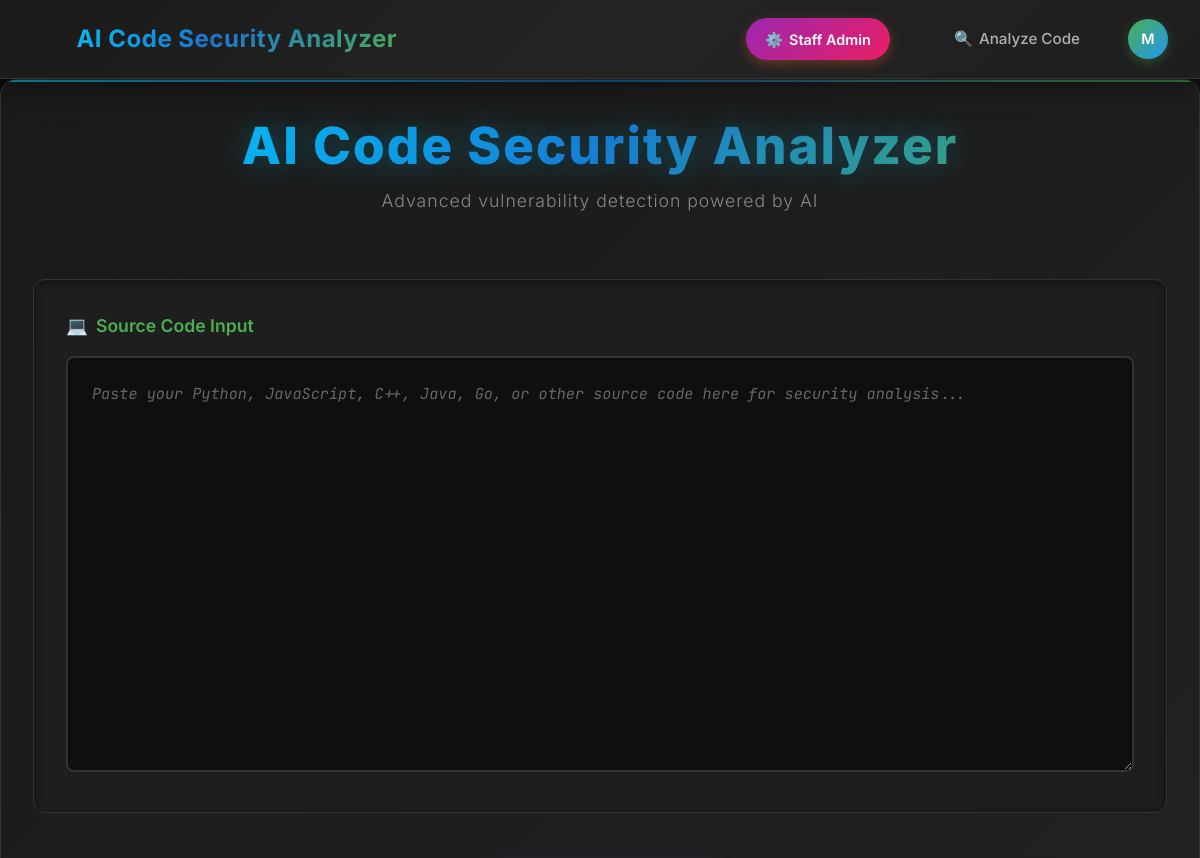
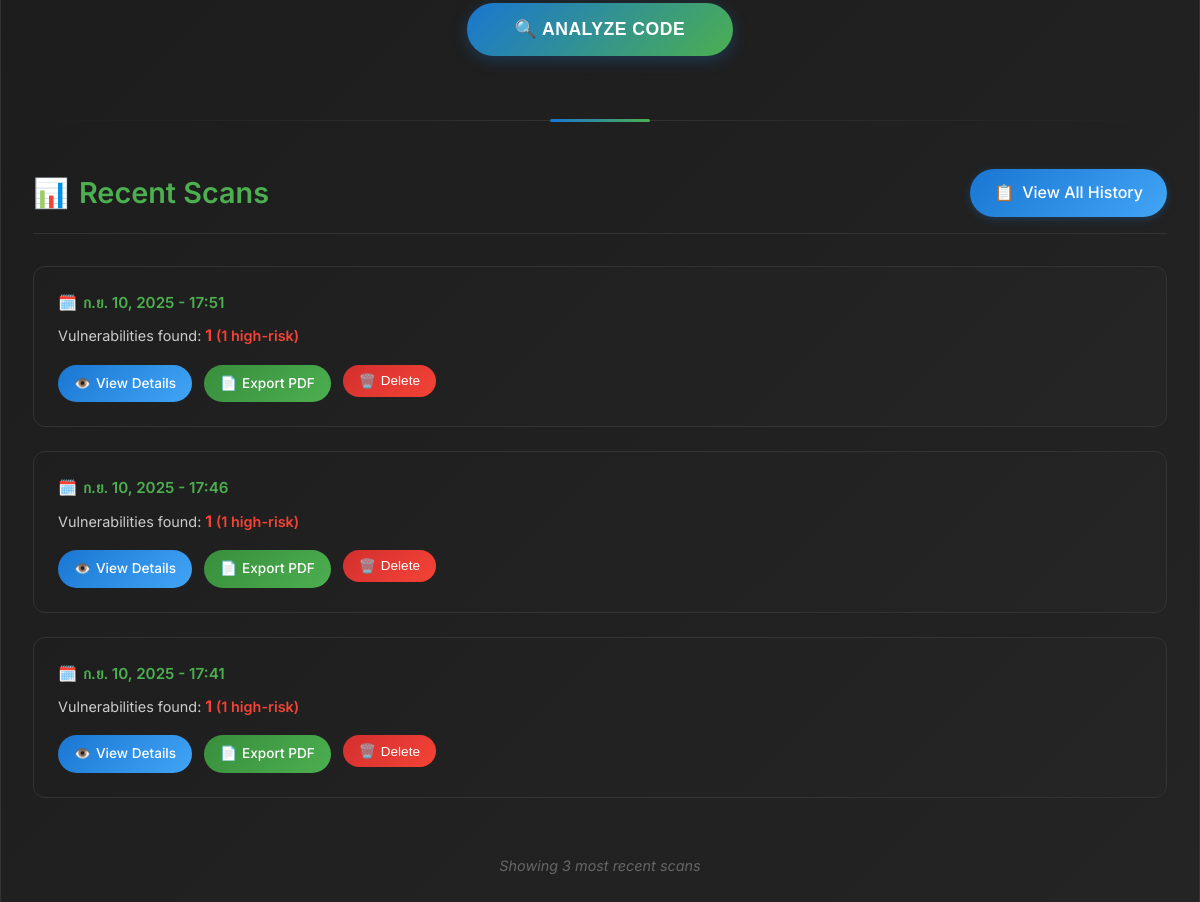
/index/ (signed in), run on the app's committed database (2 pictures, top to bottom).
### scp4/models.py (models this page shows, shortened)
class ScanResult(models.Model):
    user = models.ForeignKey(
        User,
        on_delete=models.CASCADE,
        related_name='scan_results',
        db_index=True,
        verbose_name="ผู้ใช้"
    )
    scanned_at = models.DateTimeField(
        auto_now_add=True,
        db_index=True,
        verbose_name="วันที่และเวลาที่สแกน"
    )
    scanned_code = models.TextField(verbose_name="โค้ดที่ถูกสแกน")
    analysis_result_raw = models.TextField(
        blank=True,
        null=True,
        verbose_name="ผลลัพธ์ดิบจาก AI"
    )
    ai_model_used = models.CharField(
        max_length=100,
        default="deepseek-coder:6.7b",
        verbose_name="AI Model ที่ใช้"
    )
    total_vulnerabilities = models.PositiveIntegerField(
        default=0,
        verbose_name="จำนวนช่องโหว่รวม"
    )
    critical_severity_count = models.PositiveIntegerField(
        default=0,
        verbose_name="Critical"
    )
    high_severity_count = models.PositiveIntegerField(
        default=0,
        verbose_name="High"
    )
    medium_severity_count = models.PositiveIntegerField(
        default=0,
        verbose_name="Medium"
    )
    low_severity_count = models.PositiveIntegerField(
        default=0,
        verbose_name="Low"
    )
    info_severity_count = models.PositiveIntegerField(
        default=0,
        verbose_name="Info"
    )
    class Meta:
        verbose_name = "ผลลัพธ์การสแกน"
        verbose_name_plural = "ผลลัพธ์การสแกน"
        ordering = ['-scanned_at']
        indexes = [
            models.Index(fields=['user', '-scanned_at']),
            models.Index(fields=['total_vulnerabilities']),
            models.Index(fields=['scanned_at']),
        ]

### scp4/views.py (the view)
# urls.py: path('index/', views.index, name='index'),
@login_required
def index(request):
    recent_scans = ScanResult.objects.filter(user=request.user).order_by('-scanned_at')[:3]
    context = {'recent_scans': recent_scans}
    return render(request, 'scp4/index.html', context)

### scp4/templates/scp4/index.html (shortened to what this page needs)
{% extends "scp4/base.html" %}
{% load static %}
{% block content %}
<div class="main-header">
    <h1 class="main-title">AI Code Security Analyzer</h1>
    <p class="main-subtitle">Advanced vulnerability detection powered by AI</p>
</div>
<div id="scan-input-area">
    <div class="input-section">
        <label class="input-label" for="code-input">
            <span>💻</span>
            Source Code Input
        </label>
        <textarea
            id="code-input"
            rows="15"
            placeholder="Paste your Python, JavaScript, C++, Java, Go, or other source code here for security analysis..."
        ></textarea>
    </div>
    <div class="analyze-button-container">
        <button id="analyze-button" class="btn btn-primary">
            <span>🔍</span> Analyze Code
        </button>
    </div>
</div>
<div class="section-divider"></div>
<div class="history-header">
    <h2 class="history-title">
        <span>📊</span>
        Recent Scans
    </h2>
    <a href="{% url 'scp4:scan_history' %}" class="view-all-btn">
        <span>📋</span>
        View All History
    </a>
</div>
<div class="history-grid">
    {% if recent_scans %}
        {% for result in recent_scans %}
        <div class="history-item" data-scan-id="{{ result.id }}">
            <div class="history-info">
                <div class="history-details">
                    <div class="scan-date">
                        <span>🗓️</span>
                        {{ result.scanned_at|date:"M d, Y - H:i" }}
                    </div>
                    <div class="vulnerability-summary">
                        Vulnerabilities found:
                        <span class="vulnerability-count {% if result.total_vulnerabilities == 0 %}count-safe{% elif result.high_severity_count > 0 %}count-danger{% else %}count-warning{% endif %}">
                            {{ result.total_vulnerabilities|default:0 }}
                        </span>
                        {% if result.high_severity_count > 0 %}
                            <span style="color: #f44336; font-weight: 600;">({{ result.high_severity_count }} high-risk)</span>
                        {% endif %}
                    </div>
                </div>
            </div>
            <div class="history-actions">
                <a href="{% url 'scp4:view_scan_result' result.id %}" class="action-btn btn-view">
                    <span>👁️</span> View Details
                </a>
                <a href="{% url 'scp4:export_scan_report_pdf' result.id %}" target="_blank" class="action-btn btn-export">
                    <span>📄</span> Export PDF
                </a>
                <form action="{% url 'scp4:delete_scan_result' result.id %}" method="get" style="display: inline-block;"
                      onsubmit="return confirm('Are you sure you want to delete this scan result?')">
                    <button type="submit" class="action-btn btn-delete">
                        <span>🗑️</span> Delete
                    </button>
                </form>
            </div>
        </div>
        {% endfor %}
        {% if recent_scans|length == 3 %}
        <div style="text-align: center; margin-top: 1rem; padding: 1rem; color: #666; font-style: italic; font-size: 0.9em;">
            Showing 3 most recent scans
        </div>
        {% endif %}
    {% else %}
        <div class="empty-state">
            <div class="empty-icon">🔍</div>
            <div class="empty-title">No Scans Yet</div>
            <div class="empty-subtitle">Start by pasting your code above and clicking "Analyze Code"</div>
        </div>
    {% endif %}
</div>
{% endblock content %}

### scp4/templates/scp4/base.html (shortened to what this page needs)
<!DOCTYPE html>
<html lang="th">
<head>
    {% load static %}
</head>
<body>
    <nav class="navbar">
    <a href="{% url 'scp4:home' %}" class="navbar-brand">AI Code Security Analyzer</a>
    <div class="navbar-nav">
        {% if user.is_authenticated %}
            {% if user.is_staff %}
                <a href="{% url 'scp4:custom_admin' %}" class="admin-btn" style="background: linear-gradient(135deg, #9c27b0, #e91e63); margin-right: 1rem;">
                    {% if user.is_superuser %}
                        <span>👑</span> System Admin
                    {% else %}
                        <span>⚙️</span> Staff Admin
                    {% endif %}
                </a>
            {% endif %}
            <a href="{% url 'scp4:index' %}" class="nav-link">
                <span>🔍</span> Analyze Code
            </a>
            <div class="user-dropdown">
                <div class="user-avatar" onclick="toggleDropdown()">
                    {{ user.username|slice:":1"|upper }}
                </div>
            </div>
        {% endif %}
    </div>
</nav>
    <main class="content">
        {% block content %}{% endblock %}
    </main>
</body>
</html>

### scp4/templates/scp4/base.html (style rules this page uses)
* { box-sizing: border-box; }
a, a:hover, a:focus, a:active, a:visited { text-decoration: none !important; }
button, button:hover, button:focus, button:active { text-decoration: none !important; outline: none; }
body { font-family: 'Inter', -apple-system, BlinkMacSystemFont, sans-serif; margin: 0; background: linear-gradient(135deg, #0f0f0f 0%, #1a1a1a 100%); color: #e0e0e0; min-height: 100vh; display: flex; flex-direction: column; line-height: 1.6; font-feature-settings: 'liga' 1, 'kern' 1; }
.navbar { background: linear-gradient(135deg, #1a1a1a 0%, #242424 50%, #1e1e1e 100%); padding: 1rem 2rem; display: flex; justify-content: space-between; align-items: center; color: white; box-shadow: 0 8px 32px rgba(0, 0, 0, 0.4), 0 2px 8px rgba(0, 0, 0, 0.2); border-bottom: 1px solid #333; position: sticky; top: 0; z-index: 1000; backdrop-filter: blur(10px); }
.navbar-brand { font-size: 1.5em; font-weight: 700; background: linear-gradient(135deg, #00d4ff 0%, #1976d2 50%, #4caf50 100%); -webkit-background-clip: text; -webkit-text-fill-color: transparent; text-decoration: none; letter-spacing: 0.5px; transition: all 0.3s ease; display: flex; align-items: center; gap: 8px; }
.navbar-brand::before { content: '🔒'; font-size: 1.2em; filter: drop-shadow(0 0 8px rgba(0, 212, 255, 0.5)); }
.navbar-nav { display: flex; align-items: center; gap: 2rem; }
.nav-link { color: #b0b0b0; text-decoration: none; font-weight: 500; font-size: 0.95em; transition: all 0.3s ease; position: relative; padding: 0.5rem 1rem; border-radius: 8px; display: flex; align-items: center; gap: 6px; }
.admin-btn { background: linear-gradient(135deg, #ff6b35, #f7931e); color: white; padding: 0.6rem 1.2rem; border: none; border-radius: 25px; font-weight: 600; font-size: 0.9em; text-decoration: none; display: flex; align-items: center; gap: 6px; transition: all 0.3s ease; box-shadow: 0 4px 12px rgba(255, 107, 53, 0.3); }
.user-dropdown { position: relative; display: inline-block; }
.user-avatar { width: 40px; height: 40px; border-radius: 50%; background: linear-gradient(135deg, #4caf50, #2196f3); display: flex; align-items: center; justify-content: center; cursor: pointer; transition: all 0.3s ease; font-weight: 600; font-size: 0.9em; color: white; box-shadow: 0 4px 12px rgba(76, 175, 80, 0.3); }
.content { flex: 1; padding: 2rem; max-width: 1200px; margin: 0 auto; width: 100%; }
h1, h2, h3, h4, h5, h6 { font-weight: 600; line-height: 1.3; color: #ffffff; }

### data on the page
ScanResult: scanned_at "ก.ย. 10, 2025 - 17:51", total_vulnerabilities "1", high_severity_count "1"
ScanResult: scanned_at "ก.ย. 10, 2025 - 17:46", total_vulnerabilities "1", high_severity_count "1"
ScanResult: scanned_at "ก.ย. 10, 2025 - 17:41", total_vulnerabilities "1", high_severity_count "1"

### other printed values
{{ user.username|slice:":1"|upper }} "M"
